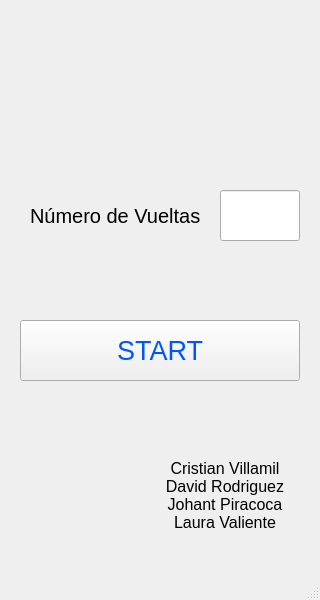
<?xml version="1.0" encoding="UTF-8"?>
<ui version="4.0">
 <class>MainWindow</class>
 <widget class="QMainWindow" name="MainWindow">
  <property name="geometry">
   <rect>
    <x>0</x>
    <y>0</y>
    <width>320</width>
    <height>600</height>
   </rect>
  </property>
  <property name="windowTitle">
   <string>Motor Paso a Paso</string>
  </property>
  <widget class="QWidget" name="centralwidget">
   <widget class="QLineEdit" name="input_line">
    <property name="geometry">
     <rect>
      <x>220</x>
      <y>190</y>
      <width>80</width>
      <height>51</height>
     </rect>
    </property>
    <property name="font">
     <font>
      <pointsize>15</pointsize>
     </font>
    </property>
    <property name="alignment">
     <set>Qt::AlignmentFlag::AlignCenter</set>
    </property>
   </widget>
   <widget class="QPushButton" name="start_button">
    <property name="geometry">
     <rect>
      <x>20</x>
      <y>320</y>
      <width>280</width>
      <height>61</height>
     </rect>
    </property>
    <property name="font">
     <font>
      <pointsize>20</pointsize>
     </font>
    </property>
    <property name="styleSheet">
     <string notr="true">color: rgb(0, 85, 255);</string>
    </property>
    <property name="text">
     <string>START</string>
    </property>
   </widget>
   <widget class="QLabel" name="logo_label">
    <property name="geometry">
     <rect>
      <x>10</x>
      <y>420</y>
      <width>150</width>
      <height>150</height>
     </rect>
    </property>
    <property name="text">
     <string/>
    </property>
    <property name="pixmap">
     <pixmap>logo_ecci2.png</pixmap>
    </property>
    <property name="scaledContents">
     <bool>true</bool>
    </property>
   </widget>
   <widget class="QLabel" name="students_label">
    <property name="geometry">
     <rect>
      <x>150</x>
      <y>420</y>
      <width>150</width>
      <height>150</height>
     </rect>
    </property>
    <property name="font">
     <font>
      <pointsize>12</pointsize>
     </font>
    </property>
    <property name="text">
     <string>Cristian Villamil
David Rodriguez
Johant Piracoca
Laura Valiente</string>
    </property>
    <property name="alignment">
     <set>Qt::AlignmentFlag::AlignCenter</set>
    </property>
   </widget>
   <widget class="QLabel" name="input_label">
    <property name="geometry">
     <rect>
      <x>30</x>
      <y>190</y>
      <width>180</width>
      <height>51</height>
     </rect>
    </property>
    <property name="font">
     <font>
      <pointsize>15</pointsize>
     </font>
    </property>
    <property name="text">
     <string>Número de Vueltas</string>
    </property>
   </widget>
  </widget>
  <widget class="QMenuBar" name="menubar">
   <property name="geometry">
    <rect>
     <x>0</x>
     <y>0</y>
     <width>320</width>
     <height>21</height>
    </rect>
   </property>
  </widget>
  <widget class="QStatusBar" name="statusbar"/>
 </widget>
 <resources/>
 <connections/>
</ui>
